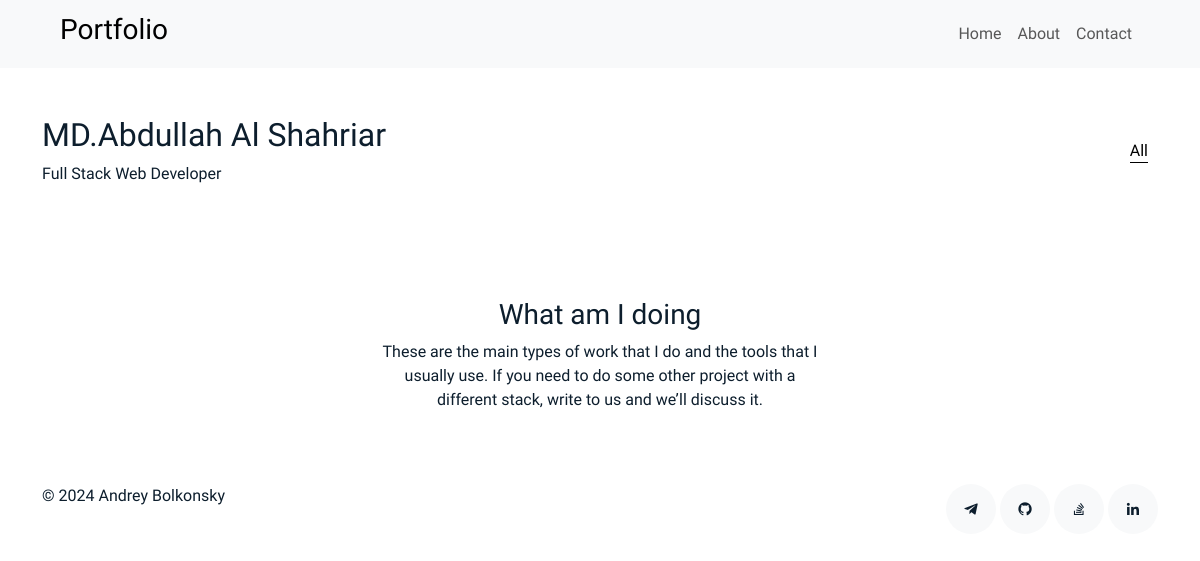
Before: / with the older database file.
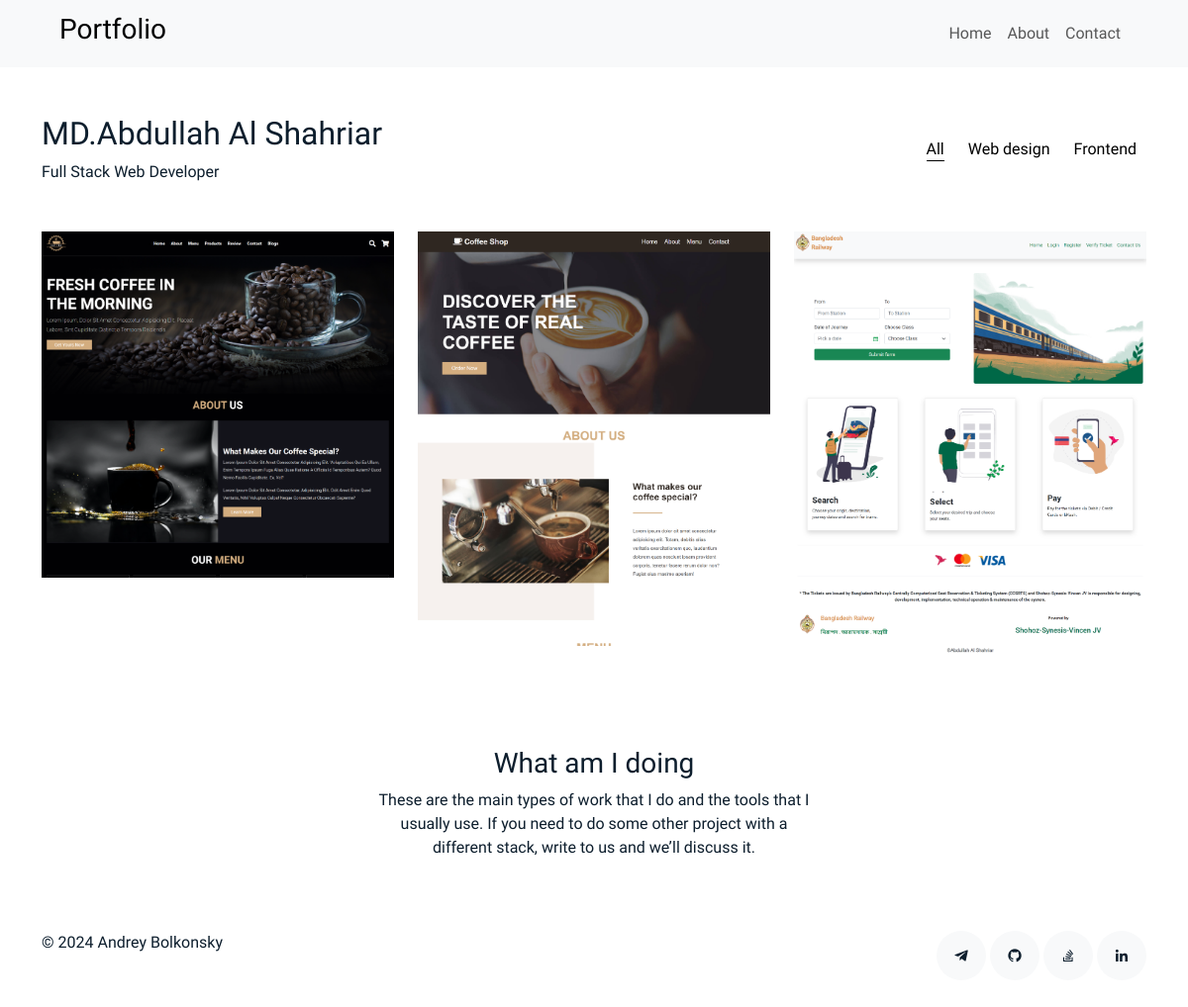
After: the same page with the newer database file.
### portfolio/models.py (models this page shows, shortened)
class Category(models.Model):
    engname = models.CharField(max_length=25)
    rusname = models.CharField(max_length=25)
    class Meta:
        ordering = ['id']
        verbose_name = 'category'
        verbose_name_plural = 'categories'
    def __str__(self):
        return self.rusname

class Work(models.Model):
    title = models.CharField(max_length=150)
    category = models.ForeignKey(Category, on_delete=models.CASCADE, related_name='works')
    image = models.ImageField(upload_to='works')
    description = models.TextField()
    link = models.URLField(max_length=200)
    class Meta:
        ordering = ['-id']
        verbose_name = 'work'
        verbose_name_plural = 'works'

### portfolio/views.py (the view)
# urls.py: path('', index, name='index'),
def index(request):
    categories = Category.objects.all()
    works = Work.objects.all()
    services = Service.objects.all()
    testimonies = Testimony.objects.all()
    context = {
       'categories': categories,
       'works': works,
       'services': services,
       'testimonies': testimonies,
   }
    return render(request, 'index.html', context)

### portfolio/templates/index.html (shortened to what this page needs)
{% extends 'base.html' %}
{% block content %}
<section class="section site-portfolio">
   <div class="container">
      <div class="row mb-5 align-items-center">
         <div class="col-md-12 col-lg-6 mb-4 mb-lg-0" data-aos="fade-up">
            <h2>MD.Abdullah Al Shahriar</h2>
            <p class="mb-0">Full Stack Web Developer</p>
         </div>
         <div class="col-md-12 col-lg-6 text-start text-lg-end" data-aos="fade-up" data-aos-delay="100">
            <div id="filters" class="filters">
               <a href="#" data-filter="*" class="active">All</a>
               {% for category in categories %}
               <a href="#" data-filter=".{{ category.engname }}">{{ category.rusname }}</a>
               {% endfor %}
            </div>
         </div>
      </div>
      <div id="portfolio-grid" class="row no-gutter" data-aos="fade-up" data-aos-delay="200">
         {% for work in works %}
         <div class="item {{ work.category.engname }} col-sm-6 col-md-4 col-lg-4 mb-4">
            <a href="{% url 'work_detail'%}" class="item-wrap fancybox">
               <img class="img-fluid" src="{{ work.image.url }}">
            </a>
         </div>
         {% endfor %}
      </div>
   </div>
</section>
<section class="section services">
   <div class="container">
      <div class="row justify-content-center text-center mb-4">
         <div class="col-5">
            <h3 class="h3 heading">What am I doing</h3>
            <p>These are the main types of work that I do and the tools that I usually use. If you need to do some other project with a different stack, write to us and we’ll discuss it.</p>
         </div>
      </div>
   </div>
</section>
<section class="section pt-0">
</section>
{% endblock %}

### portfolio/templates/base.html (shortened to what this page needs)
{% load static %}
<!DOCTYPE html>
<html lang="ru">
   <head>
      <link href="{% static 'assets/css/bootstrap.min.css' %}" rel="stylesheet">
      <link href='https://unpkg.com/boxicons@2.1.4/css/boxicons.min.css' rel='stylesheet'>
      <link href="{% static 'assets/css/swiper-bundle.min.css' %}" rel="stylesheet">
      <link href="{% static 'assets/css/style.css' %}" rel="stylesheet">
   </head>
   <body>
      <nav class="navbar navbar-expand-lg navbar-light bg-light">
         <div class="container-fluid">
            <a class="navbar-brand ms-5" href="{% url 'index' %}">
               <h3>Portfolio</h3>
            </a>
            <div class="collapse navbar-collapse" id="navbarNav">
               <ul class="navbar-nav ms-auto me-5">
                  <li class="nav-item">
                     <a class="nav-link" href="{% url 'index' %}">Home</a>
                  </li>
                  <li class="nav-item">
                     <a class="nav-link" href="{% url 'about' %}">About</a>
                  </li>
                  <li class="nav-item">
                     <a class="nav-link" href="{% url 'contact' %}">Contact</a>
                  </li>
               </ul>
            </div>
         </div>
      </nav>
      <main id="main">
         {% block content %}{% endblock %}
      </main>
      <footer class="footer" role="contentinfo">
         <div class="container">
            <div class="row">
               <div class="col-sm-6">
                  <p class="mb-1">&copy; {% now "Y" %} Andrey Bolkonsky</p>
               </div>
               <div class="col-sm-6 social text-md-end">
                  <a href="#"><span class="bx bxl-telegram"></span></a>
                  <a href="#"><span class="bx bxl-github"></span></a>
                  <a href="#"><span class="bx bxl-stack-overflow"></span></a>
                  <a href="#"><span class="bx bxl-linkedin"></span></a>
               </div>
            </div>
         </div>
      </footer>
   </body>
</html>

### static/assets/css/style.css (style rules this page uses)
body { font-family: 'Montserrat Alternates', sans-serif; font-weight: 400; color: #0d1e2d; }
a { color: #777; text-decoration: none; }
.section { padding-top: 3rem; padding-bottom: 1rem; }
.filters a { text-decoration: none; color: #000; display: inline-block; padding-left: 10px; padding-right: 10px; position: relative; }
.filters a.active { color: #000; }
.filters a.active:before { content: ""; position: absolute; left: 10px; right: 10px; bottom: 0; height: 1px; background-color: #000; }
.item { border: none; margin-bottom: 30px; }
.item .item-wrap { display: block; position: relative; overflow: hidden; }
.item .item-wrap:after { z-index: 2; position: absolute; content: ""; top: 0; left: 0; right: 0; bottom: 0; background: rgba(0, 0, 0, 0.4); visibility: hidden; opacity: 0; transition: 0.3s all ease-in-out; }
.item .item-wrap img { transition: 0.3s transform ease; transform: scale(1); }
.h3 { font-size: 20px; }
.heading { font-size: 28px; }
.footer { padding: 0 0 4rem 0; }
.footer a { color: #000; }
.social a { display: inline-block; width: 50px; height: 50px; border-radius: 50%; background: #f8f9fa; position: relative; text-align: center; color: #0d1e2d; }
.social a span { display: inline-block; left: 50%; position: absolute; top: 50%; transform: translate(-50%, -50%); }

Changed rows visible on the page:
added Category: rusname "Web design"
added Category: rusname "Frontend"
added Work: image (picture)
added Work: image (picture)
added Work: image (picture)
